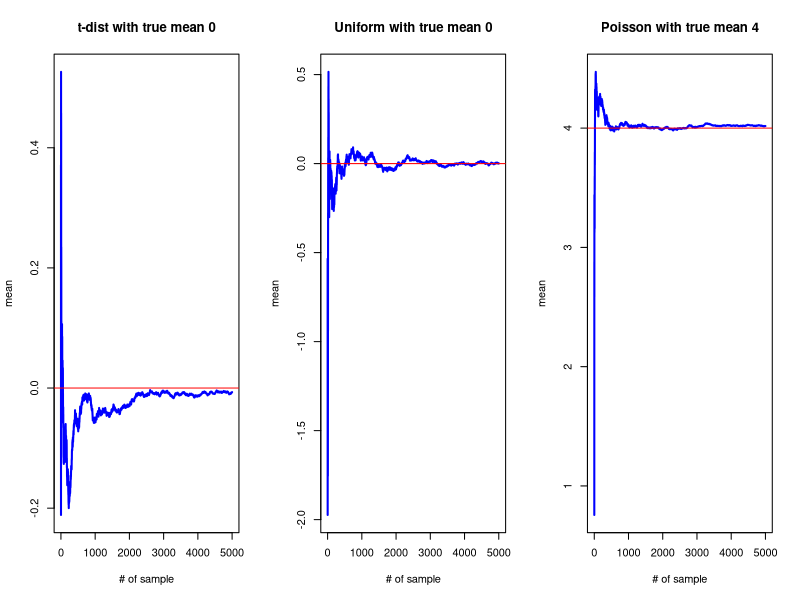
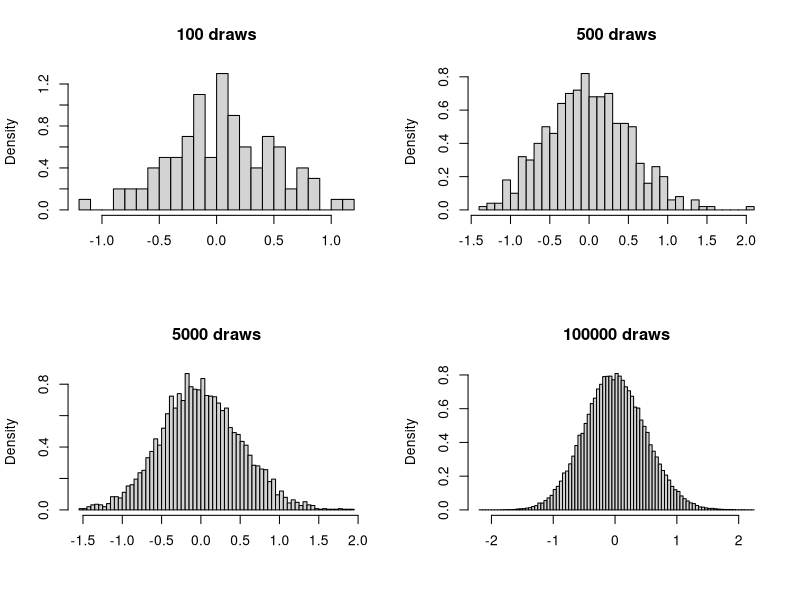

The R script that drew these images, in order:
## ---- chunk 1
knitr::opts_chunk$set(echo = TRUE)
## ---- chunk 2
get_sample_mean_with_different_n = function(n){
  set.seed(2020)
  dist = c(rt(n, 10), # t-dist
         runif(n, min = -5, max = 5), # uniform
         rpois(n, lambda = 4)) # poisson
  sample_mean = array(dim = c(3,n))
  for (i in seq(n)){
    sample_mean[1,i] = mean(dist[1:n][1:i])
    sample_mean[2,i] = mean(dist[n:(2*n)][1:i])
    sample_mean[3,i] = mean(dist[(2*n):(3*n)][1:i])
  } 
  return(sample_mean)
}
## ---- chunk 3
df = get_sample_mean_with_different_n(5000)
## ---- chunk 4
par(mfrow=c(1,3))
plot(df[1,], ylab = 'mean', xlab = '# of sample', type='l', col='blue', lwd='2')
title('t-dist with true mean 0')
abline(h=0 , col='red')

plot(df[2,], ylab = 'mean', xlab = '# of sample', type='l', col='blue', lwd='2')
title('Uniform with true mean 0')
abline(h=0 , col='red')

plot(df[3,], ylab = 'mean', xlab = '# of sample', type='l', col='blue', lwd='2')
title('Poisson with true mean 4')
abline(h=4 , col='red')
## ---- chunk 5
n=500
k=c(100,500,5000,100000)
Y = list()
for (i in k){
  idx = which(k==i)
  X_n = rep(0,k[idx])
  for (j in seq(i)){
    X_n[j] = mean(rexp(n,2))
  }
  Y[[idx]] = sqrt(n)*(X_n-rep(0.5,k[idx])) # generate observation of Y_n
}
## ---- chunk 6
par(mfrow=c(2,2))
hist(Y[[1]], breaks = 20, probability = TRUE, main='100 draws', xlab = NULL)
hist(Y[[2]], breaks = 40, probability = TRUE, main='500 draws', xlab = NULL)
hist(Y[[3]], breaks = 60, probability = TRUE, main='5000 draws', xlab = NULL)
hist(Y[[4]], breaks = 100, probability = TRUE, main='100000 draws', xlab = NULL)

